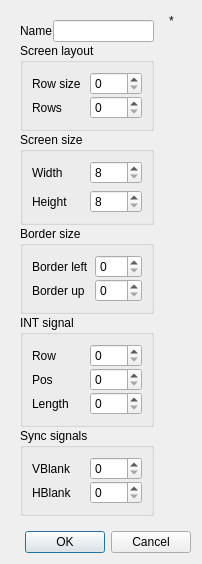
<?xml version="1.0" encoding="UTF-8"?>
<ui version="4.0">
 <class>LayEditor</class>
 <widget class="QDialog" name="LayEditor">
  <property name="windowModality">
   <enum>Qt::WindowModal</enum>
  </property>
  <property name="geometry">
   <rect>
    <x>0</x>
    <y>0</y>
    <width>202</width>
    <height>546</height>
   </rect>
  </property>
  <property name="windowTitle">
   <string>Layout Editor</string>
  </property>
  <layout class="QVBoxLayout" name="verticalLayout_2">
   <item>
    <layout class="QHBoxLayout" name="horizontalLayout_3">
     <item>
      <widget class="QWidget" name="layWidget" native="true">
       <layout class="QVBoxLayout" name="verticalLayout">
        <property name="spacing">
         <number>1</number>
        </property>
        <item>
         <layout class="QHBoxLayout" name="horizontalLayout_2">
          <item>
           <widget class="QLabel" name="label_10">
            <property name="text">
             <string>Name</string>
            </property>
           </widget>
          </item>
          <item>
           <widget class="QLineEdit" name="layName">
            <property name="toolTip">
             <string>Name of the layout</string>
            </property>
           </widget>
          </item>
         </layout>
        </item>
        <item>
         <widget class="QGroupBox" name="groupBox_2">
          <property name="title">
           <string>Screen layout</string>
          </property>
          <property name="checkable">
           <bool>false</bool>
          </property>
          <layout class="QGridLayout" name="gridLayout_2">
           <property name="verticalSpacing">
            <number>1</number>
           </property>
           <item row="0" column="0">
            <widget class="QLabel" name="label">
             <property name="toolTip">
              <string>Dots in one line, blanking included.
A dot is one screen pixel, two of them to a T-state</string>
             </property>
             <property name="text">
              <string>Row size</string>
             </property>
            </widget>
           </item>
           <item row="1" column="1">
            <widget class="QSpinBox" name="rowsBox">
             <property name="toolTip">
              <string>Lines in one frame, blanking included</string>
             </property>
             <property name="maximum">
              <number>512</number>
             </property>
            </widget>
           </item>
           <item row="1" column="0">
            <widget class="QLabel" name="label_2">
             <property name="toolTip">
              <string>Lines in one frame, blanking included</string>
             </property>
             <property name="text">
              <string>Rows</string>
             </property>
            </widget>
           </item>
           <item row="0" column="1">
            <widget class="QSpinBox" name="lineBox">
             <property name="toolTip">
              <string>Dots in one line, blanking included.
A dot is one screen pixel, two of them to a T-state</string>
             </property>
             <property name="maximum">
              <number>512</number>
             </property>
            </widget>
           </item>
          </layout>
         </widget>
        </item>
        <item>
         <widget class="QGroupBox" name="groupBox_5">
          <property name="title">
           <string>Screen size</string>
          </property>
          <layout class="QGridLayout" name="gridLayout_7">
           <item row="0" column="0">
            <widget class="QLabel" name="label_11">
             <property name="toolTip">
              <string>Screen width in dots, without the border (256 on a ZX)</string>
             </property>
             <property name="text">
              <string>Width</string>
             </property>
            </widget>
           </item>
           <item row="1" column="0">
            <widget class="QLabel" name="label_12">
             <property name="toolTip">
              <string>Screen height in lines, without the border (192 on a ZX)</string>
             </property>
             <property name="text">
              <string>Height</string>
             </property>
            </widget>
           </item>
           <item row="0" column="1">
            <widget class="QSpinBox" name="sbScrW">
             <property name="toolTip">
              <string>Screen width in dots, without the border (256 on a ZX)</string>
             </property>
             <property name="minimum">
              <number>8</number>
             </property>
             <property name="maximum">
              <number>320</number>
             </property>
            </widget>
           </item>
           <item row="1" column="1">
            <widget class="QSpinBox" name="sbScrH">
             <property name="toolTip">
              <string>Screen height in lines, without the border (192 on a ZX)</string>
             </property>
             <property name="minimum">
              <number>8</number>
             </property>
             <property name="maximum">
              <number>256</number>
             </property>
            </widget>
           </item>
          </layout>
         </widget>
        </item>
        <item>
         <widget class="QGroupBox" name="groupBox_4">
          <property name="title">
           <string>Border size</string>
          </property>
          <layout class="QGridLayout" name="gridLayout_4">
           <property name="verticalSpacing">
            <number>1</number>
           </property>
           <item row="0" column="0">
            <widget class="QLabel" name="label_3">
             <property name="toolTip">
              <string>Dots between the blanking and the left of the screen</string>
             </property>
             <property name="text">
              <string>Border left</string>
             </property>
            </widget>
           </item>
           <item row="0" column="1">
            <widget class="QSpinBox" name="brdLBox">
             <property name="toolTip">
              <string>Dots between the blanking and the left of the screen</string>
             </property>
             <property name="maximum">
              <number>512</number>
             </property>
            </widget>
           </item>
           <item row="1" column="0">
            <widget class="QLabel" name="label_7">
             <property name="toolTip">
              <string>Lines between the blanking and the top of the screen</string>
             </property>
             <property name="text">
              <string>Border up</string>
             </property>
            </widget>
           </item>
           <item row="1" column="1">
            <widget class="QSpinBox" name="brdUBox">
             <property name="toolTip">
              <string>Lines between the blanking and the top of the screen</string>
             </property>
             <property name="maximum">
              <number>512</number>
             </property>
            </widget>
           </item>
          </layout>
         </widget>
        </item>
        <item>
         <widget class="QGroupBox" name="groupBox">
          <property name="title">
           <string>INT signal</string>
          </property>
          <layout class="QGridLayout" name="gridLayout">
           <property name="verticalSpacing">
            <number>1</number>
           </property>
           <item row="0" column="0">
            <widget class="QLabel" name="label_4">
             <property name="toolTip">
              <string>Line the interrupt starts on</string>
             </property>
             <property name="text">
              <string>Row</string>
             </property>
            </widget>
           </item>
           <item row="0" column="1">
            <widget class="QSpinBox" name="intRowBox">
             <property name="toolTip">
              <string>Line the interrupt starts on</string>
             </property>
             <property name="maximum">
              <number>512</number>
             </property>
            </widget>
           </item>
           <item row="1" column="0">
            <widget class="QLabel" name="label_5">
             <property name="toolTip">
              <string>Dot in that line the interrupt starts at</string>
             </property>
             <property name="text">
              <string>Pos</string>
             </property>
            </widget>
           </item>
           <item row="1" column="1">
            <widget class="QSpinBox" name="intPosBox">
             <property name="toolTip">
              <string>Dot in that line the interrupt starts at</string>
             </property>
             <property name="maximum">
              <number>512</number>
             </property>
            </widget>
           </item>
           <item row="2" column="0">
            <widget class="QLabel" name="label_6">
             <property name="toolTip">
              <string>How long the interrupt is held, in dots
(two dots to a T-state)</string>
             </property>
             <property name="text">
              <string>Length</string>
             </property>
            </widget>
           </item>
           <item row="2" column="1">
            <widget class="QSpinBox" name="intLenBox">
             <property name="toolTip">
              <string>How long the interrupt is held, in dots
(two dots to a T-state)</string>
             </property>
             <property name="maximum">
              <number>512</number>
             </property>
            </widget>
           </item>
          </layout>
         </widget>
        </item>
        <item>
         <widget class="QGroupBox" name="groupBox_3">
          <property name="title">
           <string>Sync signals</string>
          </property>
          <layout class="QGridLayout" name="gridLayout_3">
           <property name="verticalSpacing">
            <number>1</number>
           </property>
           <item row="0" column="1">
            <widget class="QSpinBox" name="vsyncBox">
             <property name="toolTip">
              <string>Blanked lines at the start of a frame</string>
             </property>
             <property name="maximum">
              <number>512</number>
             </property>
            </widget>
           </item>
           <item row="1" column="0">
            <widget class="QLabel" name="label_9">
             <property name="toolTip">
              <string>Blanked dots at the start of a line</string>
             </property>
             <property name="text">
              <string>HBlank</string>
             </property>
            </widget>
           </item>
           <item row="0" column="0">
            <widget class="QLabel" name="label_8">
             <property name="toolTip">
              <string>Blanked lines at the start of a frame</string>
             </property>
             <property name="text">
              <string>VBlank</string>
             </property>
            </widget>
           </item>
           <item row="1" column="1">
            <widget class="QSpinBox" name="hsyncBox">
             <property name="toolTip">
              <string>Blanked dots at the start of a line</string>
             </property>
             <property name="maximum">
              <number>512</number>
             </property>
            </widget>
           </item>
          </layout>
         </widget>
        </item>
        <item>
         <spacer name="verticalSpacer">
          <property name="orientation">
           <enum>Qt::Vertical</enum>
          </property>
          <property name="sizeHint" stdset="0">
           <size>
            <width>20</width>
            <height>40</height>
           </size>
          </property>
         </spacer>
        </item>
       </layout>
      </widget>
     </item>
     <item>
      <layout class="QGridLayout" name="gridLayout_5">
       <item row="1" column="0">
        <spacer name="verticalSpacer_2">
         <property name="orientation">
          <enum>Qt::Vertical</enum>
         </property>
         <property name="sizeHint" stdset="0">
          <size>
           <width>20</width>
           <height>40</height>
          </size>
         </property>
        </spacer>
       </item>
       <item row="0" column="0">
        <widget class="QLabel" name="showField">
         <property name="toolTip">
          <string>Blue: the visible frame. Gray: the screen.
Red: the interrupt</string>
         </property>
         <property name="text">
          <string>*</string>
         </property>
        </widget>
       </item>
       <item row="0" column="1">
        <spacer name="horizontalSpacer_2">
         <property name="orientation">
          <enum>Qt::Horizontal</enum>
         </property>
         <property name="sizeHint" stdset="0">
          <size>
           <width>40</width>
           <height>20</height>
          </size>
         </property>
        </spacer>
       </item>
      </layout>
     </item>
    </layout>
   </item>
   <item>
    <layout class="QHBoxLayout" name="horizontalLayout">
     <item>
      <widget class="QLabel" name="infLabel">
       <property name="text">
        <string/>
       </property>
      </widget>
     </item>
     <item>
      <spacer name="horizontalSpacer">
       <property name="orientation">
        <enum>Qt::Horizontal</enum>
       </property>
       <property name="sizeHint" stdset="0">
        <size>
         <width>40</width>
         <height>20</height>
        </size>
       </property>
      </spacer>
     </item>
     <item>
      <widget class="QPushButton" name="okButton">
       <property name="text">
        <string>OK</string>
       </property>
       <property name="icon">
        <iconset resource="../xpeccy.qrc">
         <normaloff>:/images/ok-apply.png</normaloff>:/images/ok-apply.png</iconset>
       </property>
      </widget>
     </item>
     <item>
      <widget class="QPushButton" name="cnButton">
       <property name="text">
        <string>Cancel</string>
       </property>
       <property name="icon">
        <iconset resource="../xpeccy.qrc">
         <normaloff>:/images/cancel.png</normaloff>:/images/cancel.png</iconset>
       </property>
      </widget>
     </item>
    </layout>
   </item>
  </layout>
 </widget>
 <tabstops>
  <tabstop>layName</tabstop>
  <tabstop>lineBox</tabstop>
  <tabstop>rowsBox</tabstop>
  <tabstop>sbScrW</tabstop>
  <tabstop>sbScrH</tabstop>
  <tabstop>brdLBox</tabstop>
  <tabstop>brdUBox</tabstop>
  <tabstop>intRowBox</tabstop>
  <tabstop>intPosBox</tabstop>
  <tabstop>intLenBox</tabstop>
  <tabstop>vsyncBox</tabstop>
  <tabstop>hsyncBox</tabstop>
  <tabstop>okButton</tabstop>
  <tabstop>cnButton</tabstop>
 </tabstops>
 <resources>
  <include location="../xpeccy.qrc"/>
 </resources>
 <connections/>
</ui>
